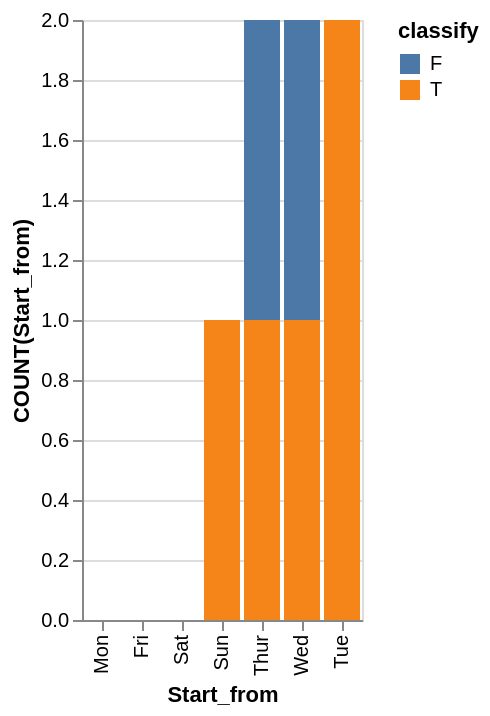

Here is the Vega-Lite specification saved for this chart:
### Vega-Lite specification from a JSON file in a GitHub repository (floating-point values rounded to 4 significant figures)
{"data": {"values": [{"x_data": "Mon", "y_data": 0, "classify": "F"}, {"x_data": "Fri", "y_data": 0, "classify": "F"}, {"x_data": "Sat", "y_data": 0, "classify": "F"}, {"x_data": "Sun", "y_data": 0, "classify": "F"}, {"x_data": "Thur", "y_data": 1, "classify": "F"}, {"x_data": "Wed", "y_data": 1, "classify": "F"}, {"x_data": "Tue", "y_data": 0, "classify": "F"}, {"x_data": "Mon", "y_data": 0, "classify": "T"}, {"x_data": "Fri", "y_data": 0, "classify": "T"}, {"x_data": "Sat", "y_data": 0, "classify": "T"}, {"x_data": "Sun", "y_data": 1, "classify": "T"}, {"x_data": "Thur", "y_data": 1, "classify": "T"}, {"x_data": "Wed", "y_data": 1, "classify": "T"}, {"x_data": "Tue", "y_data": 2, "classify": "T"}]}, "mark": "bar", "encoding": {"x": {"field": "x_data", "type": "nominal", "title": "Start_from", "sort": {"op": "sum", "field": "y_data", "order": "ascending"}}, "y": {"field": "y_data", "type": "quantitative", "title": "COUNT(Start_from)"}, "color": {"field": "classify"}}}
